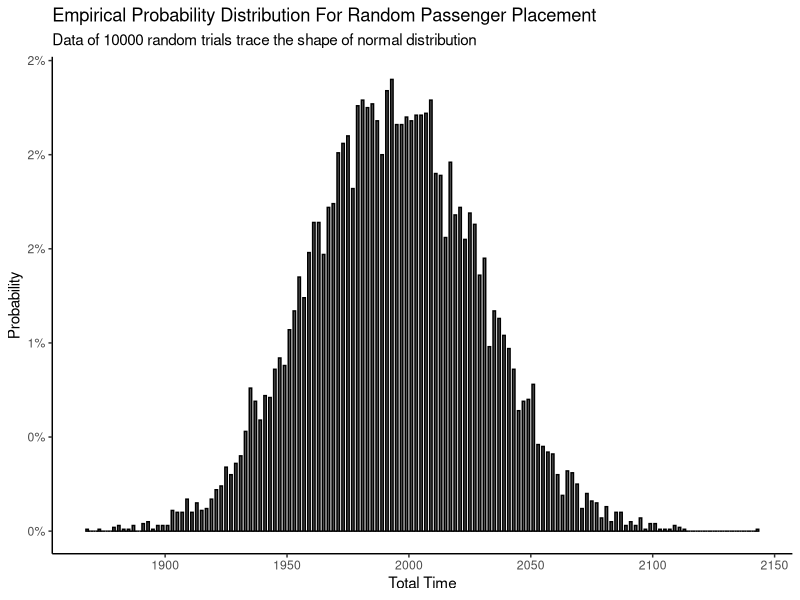

Reproduce this figure in R.
## ---- chunk 1
knitr::opts_chunk$set(echo = TRUE)
library(tidyverse)
## ---- chunk 2
set.seed(1)

Walking_time_tot <- tibble(walking_speed = rep(2,33), walk_time1 = 1/walking_speed, walk_time_fin = 3*sum(walk_time1))%>%
  summarise(walking_time_fin = sample(walk_time_fin, size =1))%>%
  pull(walking_time_fin)
  

Tsd_tot <- tibble(TS = sample(c(0:4),size = 195, replace = TRUE), SS = sample(c(1:3),size =195,replace = TRUE), Tsd = 2*(TS+SS)+10)%>%
  summarise(Tsd)%>%
  pull(Tsd)

B <- tibble(RS = sample(1:195, size = 195), order = sample(1:195, size = 195), RS_O = RS+order, Bp = ceiling(1/RS_O - 1/207))%>%
  summarise(B = sum(Bp))%>%
  pull(B)

time_TOT <- expand.grid(time_tot = sample(x = Tsd_tot, size = B, replace = TRUE))%>%
  summarise(time_tot = Walking_time_tot + sum(time_tot))%>%
  pull(time_tot)


random_simulation <- replicate(
  10000,
  {
    expand.grid(time_tot = sample(x = Tsd_tot, size = B, replace = TRUE))%>%
  summarise(time_tot = Walking_time_tot + sum(time_tot))%>%
  pull(time_tot)
  }
)

as.data.frame(random_simulation)%>%
  ggplot(aes(x=random_simulation))+
  geom_histogram(aes(y=after_stat(count/sum(count))), binwidth = 1, 
                   color = "black")+
  labs(title = "Empirical Probability Distribution For Random Passenger Placement",
         subtitle = "Data of 10000 random trials trace the shape of normal distribution",
         x = "Total Time",
         y = "Probability") +
    scale_y_continuous(labels = 
                         scales::percent_format(accuracy = 1)) +
    theme_classic()

## ---- chunk 3
#quantile

mean(quantile(random_simulation, c(0.5, 0.95)))
